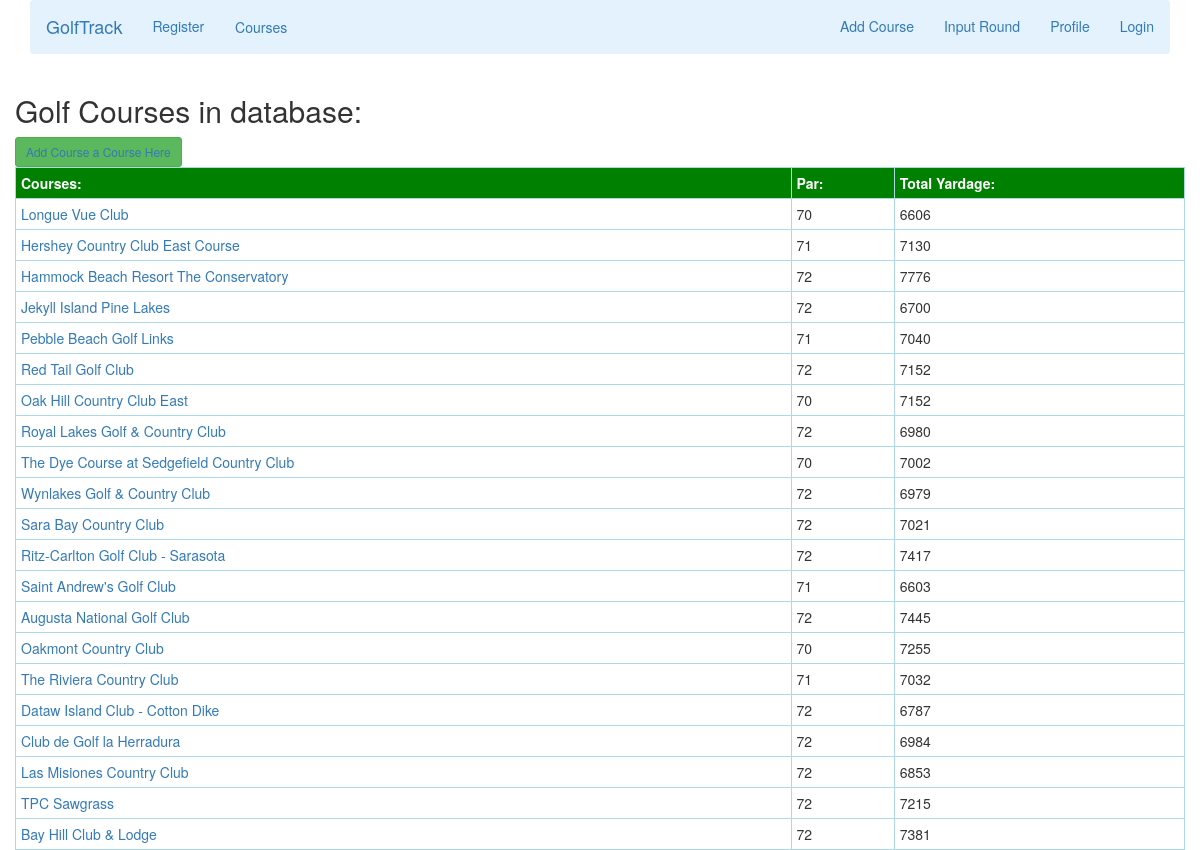
Page /courses/ on the committed database.
### database1/models.py (models this page shows, shortened)
class golf_course(models.Model):
	name = models.CharField(max_length=100, help_text='Golf Course Name')
	par = models.IntegerField()
	length = models.IntegerField()
	rating = models.DecimalField(default=0, max_digits=4, decimal_places=1)
	hole_1_par = models.IntegerField()
	hole_2_par = models.IntegerField()
	hole_3_par = models.IntegerField()
	hole_4_par = models.IntegerField()
	hole_5_par = models.IntegerField()
	hole_6_par = models.IntegerField()
	hole_7_par = models.IntegerField()
	hole_8_par = models.IntegerField()
	hole_9_par = models.IntegerField()
	hole_10_par = models.IntegerField()
	hole_11_par = models.IntegerField()
	hole_12_par = models.IntegerField()
	hole_13_par = models.IntegerField()
	hole_14_par = models.IntegerField()
	hole_15_par = models.IntegerField()
	hole_16_par = models.IntegerField()
	hole_17_par = models.IntegerField()
	hole_18_par = models.IntegerField()
	hole_1_yard = models.IntegerField()
	hole_2_yard = models.IntegerField()
	hole_3_yard = models.IntegerField()
	hole_4_yard = models.IntegerField()
	hole_5_yard = models.IntegerField()
	hole_6_yard = models.IntegerField()
	hole_7_yard = models.IntegerField()
	hole_8_yard = models.IntegerField()
	hole_9_yard = models.IntegerField()
	hole_10_yard = models.IntegerField()
	hole_11_yard = models.IntegerField()
	hole_12_yard = models.IntegerField()
	hole_13_yard = models.IntegerField()
	hole_14_yard = models.IntegerField()
	hole_15_yard = models.IntegerField()
	hole_16_yard = models.IntegerField()
	hole_17_yard = models.IntegerField()
	hole_18_yard = models.IntegerField()
	def __str__(self):
		return self.name

### golftrack/views.py (the view)
# urls.py: url(r'^courses/', views.CourseList, name = 'courses'),
def CourseList(request):
	context = {}
	courses = golf_course.objects.all()
	for course in courses:
		par = course.par
	context['courses'] = courses
	print(courses)
	return render(request, 'golf_course_list.html', context)

### templates/golf_course_list.html
{% extends 'base_generic.html' %}
{% block content %}
		<div class="container">
			<div class="row">
				<div>
					<h2>Golf Courses in database:</h1>
					<button class="btn btn-success btn-sm""><a href="{% url 'add-course' %}">Add Course a Course Here</a></button>
					<table id ='courses' style="width:100%">
						<tr>
							<th>Courses:</th>
							<th>Par:</th>
							<th>Total Yardage:</th>
						</tr>
						{% for course in courses %}
							<tr id="postitem">
								<td id="date"><a href = "{% url 'course' course %}">
								{{ course.name }}</a></td>
								<td id="score">{{ course.par }} </td>
								<td id="score">{{ course.length }} </td>
							</tr>
						{% endfor %}
					</table>
				</div>
			</div>
		</div>
{% endblock %}

### templates/base_generic.html (shortened to what this page needs)
<!DOCTYPE html>
<html lang="en">
<head>
  {% load static %}
  <link rel="stylesheet" type="text/css" href="{% static 'css/index.css' %}">
  <link rel="stylesheet" href="https://maxcdn.bootstrapcdn.com/bootstrap/3.3.7/css/bootstrap.min.css">
</head>
<body>
  {% block sidebar %}
  	<div class="container">
			<nav class="navbar navbar-light" style="background-color: #e3f2fd;">
				<div class="container-fluid">
				    <div class="navbar-header">
				      	<a class="navbar-brand" href="/">GolfTrack</a>
				    </div>
				    <ul class="nav navbar-nav navbar-left">
				    	{% if user.is_authenticated %}
				    		<li><a href="{% url 'profile' %}">{{ user.username }} </a></li>
				    	{% else %}
				    		<li><a href="{% url 'register' %}">Register</a></li>
				    	{% endif %}
				    </ul>
				    <ul class="nav navbar-nav navbar">
				    	<li><a href="{% url 'courses' %}">Courses</a></li>
				    </ul>
				      <ul class="nav navbar-nav navbar-right">
				      	{% if user.is_authenticated %}
				      		<li><a href="{% url 'add-course' %}">Add Course</a></li>
				      		<li><a href="{% url 'input_round' %}">Input Round</a></li>
				      		<li><a href="{% url 'profile' %}?next={{request.path}}">Profile</a></li>
				        	<li><a href="{% url 'logout' %}?next={{request.path}}">Logout</a></li>
				      	{% else %}
				      		<li><a href="{% url 'add-course' %}?next={% url 'home' %}">Add Course</a></li>
				      		<li><a href="{% url 'login' %}?next={% url 'profile' %}">Input Round</a></li>
				      		<li><a href="{% url 'profile' %}?next={% url 'profile' %}">Profile</a></li>
				      		<li><a href="{% url 'login' %}?next={% url 'profile' %}">Login</a></li>
				      	{% endif %}
				      </ul>
				    </div>
				  </div>
	{% endblock %}
  {% block content %}{% endblock %}
</body>
</html>

### static/css/index.css (style rules this page uses)
table, th, td { border: 1px solid black; border-collapse: collapse; }

### templates/base_generic.html (style rules this page uses)
table, th, td { border: 1px solid lightblue; border-collapse: collapse; }
th, td { padding: 5px; }
th { background-color: green; color: white; }

### rows in the picture
golf_course: name "Longue Vue Club", par "70", length "6606"
golf_course: name "Hershey Country Club East Course", par "71", length "7130"
golf_course: name "Hammock Beach Resort The Conservatory", par "72", length "7776"
golf_course: name "Jekyll Island Pine Lakes", par "72", length "6700"
golf_course: name "Pebble Beach Golf Links", par "71", length "7040"
golf_course: name "Red Tail Golf Club", par "72", length "7152"
golf_course: name "Oak Hill Country Club East", par "70", length "7152"
golf_course: name "Royal Lakes Golf & Country Club", par "72", length "6980"
golf_course: name "The Dye Course at Sedgefield Country Club", par "70", length "7002"
golf_course: name "Wynlakes Golf & Country Club", par "72", length "6979"
golf_course: name "Sara Bay Country Club", par "72", length "7021"
golf_course: name "Ritz-Carlton Golf Club - Sarasota", par "72", length "7417"
golf_course: name "Saint Andrew's Golf Club", par "71", length "6603"
golf_course: name "Augusta National Golf Club", par "72", length "7445"
golf_course: name "Oakmont Country Club", par "70", length "7255"
golf_course: name "The Riviera Country Club", par "71", length "7032"
golf_course: name "Dataw Island Club - Cotton Dike", par "72", length "6787"
golf_course: name "Club de Golf la Herradura", par "72", length "6984"
golf_course: name "Las Misiones Country Club", par "72", length "6853"
golf_course: name "TPC Sawgrass", par "72", length "7215"
golf_course: name "Bay Hill Club & Lodge", par "72", length "7381"
